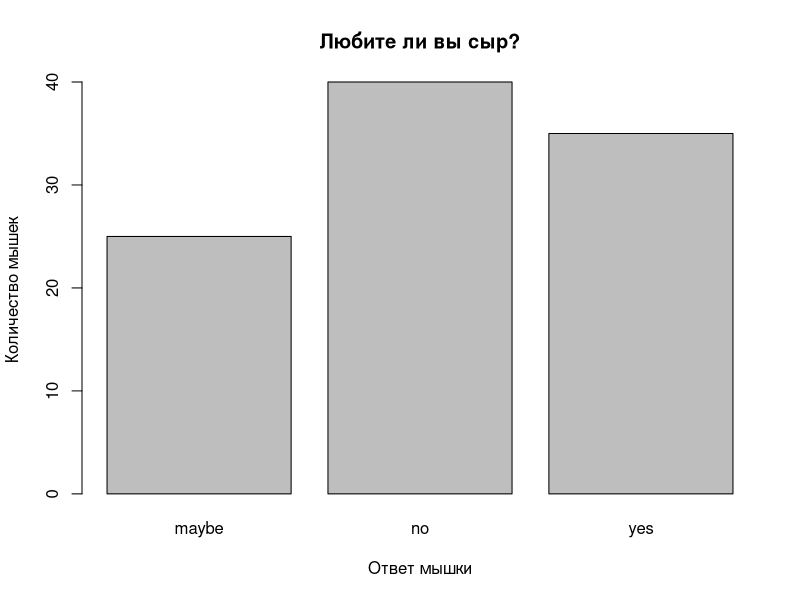

The R source for this figure: (Note: this script raises an error after producing the figure.)
## ---- chunk 1
x <- sample(size=100,c("yes","no","maybe"),rep=TRUE)
str(x) 
## ---- chunk 2
x.factor <- factor(x)
str(x.factor)
## ---- chunk 3
plot(x.factor,main="Любите ли вы сыр?",xlab="Ответ мышки",ylab="Количество мышек")
## ---- chunk 4
library(ggplot2)
h <- data.frame(x.factor)
ggplot(h,aes(x=x.factor))+geom_histogram()+theme_bw()+labs(x="Ответ мышки",y="Количество мышек",title="Любите ли вы сыр?")
## ---- chunk 5
library(vcd)
g <- Titanic
mosaic(~Class+Sex+Survived,data=g,shade=TRUE)
## ---- chunk 6
y <- rnorm(100)
model1 <- lm(y~x.factor)
summary(model1)
## ---- chunk 7
x.factor <- relevel(x.factor,ref="no")
model2 <- lm(y~x.factor)
summary(model2)
## ---- chunk 8
x.num <- as.numeric(x.factor)
str(x.num)
